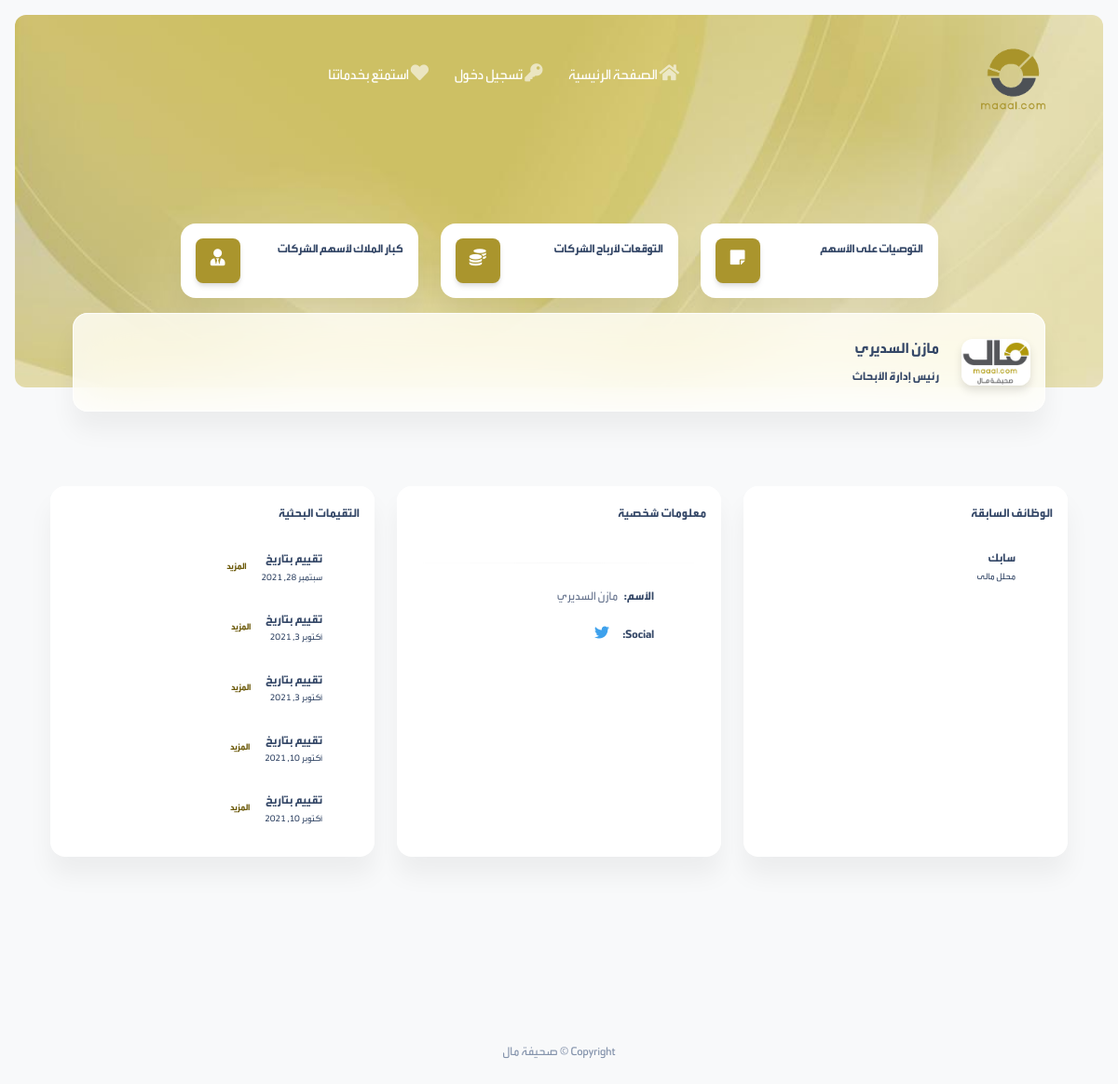
Screenshot of /userInterface/analyst/1 with the database file from the repository.
### office/models.py (models this page shows, shortened)
class FinicialAnalyst(models.Model):
    logo = models.ImageField(null=True, )
    name = models.CharField(max_length=255, null=True, blank=True)
    CurrentJob = models.CharField(max_length=255, null=True, blank=True)
    currentCompany = models.ForeignKey(ResearchCompany, related_name='currentCompany', null=True,
                                       on_delete=models.SET_NULL, blank=True)
    email = models.EmailField(null=True, blank=True)
    phone = models.IntegerField(null=True, blank=True)
    tiwtterAccount = models.CharField(max_length=255, null=True, blank=True)
    EmpEntered = models.ForeignKey(User, on_delete=models.SET_NULL, null=True, blank=True)
    class Meta:
        verbose_name_plural = "Analysts"
        ordering = ["id", ]
        indexes = [
            models.Index(fields=['name', 'phone', 'tiwtterAccount', 'email'])
        ]

class PerviousCompany(models.Model):
    job = models.CharField(max_length=255, null=True, blank=True, )
    analyst = models.ForeignKey(FinicialAnalyst, on_delete=models.CASCADE, blank=True)
    company = models.CharField(max_length=255, null=True, blank=True, )
    class Meta:
        indexes = [
            models.Index(fields=['job', 'analyst', 'company'])
        ]

class Rates(models.Model):
    RECOMDATION_CHOICES = (
        (1, 'زيادة الوزن'),
        (2, 'تخفيض الوزن'),
        (3, 'محايد'),
    )
    CompanyEntered = models.ForeignKey(FinicialCompany, on_delete=models.SET_NULL, related_name='CompanyEntered',
                                       null=True, blank=True)
    ResearchCompany = models.ForeignKey(ResearchCompany, on_delete=models.SET_NULL, related_name='ResearchCompany',
                                        null=True, blank=True)
    AnalayticName = models.ForeignKey(FinicialAnalyst, on_delete=models.SET_NULL, related_name='AnalayticName',
                                      null=True, blank=True)
    Recommendation = models.SmallIntegerField(max_length=255, null=True, blank=True, choices=RECOMDATION_CHOICES)
    FairValue = models.FloatField(null=True, blank=True)
    CurrenncyValue = models.FloatField(null=True, blank=True)
    MarketValue = models.FloatField(null=True, blank=True)
    EmpEntered = models.ForeignKey(User, on_delete=models.SET_NULL, null=True, blank=True)
    RecommendDate = models.DateField(null=True)
    report = models.FileField(upload_to='reportspdf/', null=True)
    is_recommended = models.BooleanField(null=True, blank=True, default=False)
    class Meta:
        indexes = [
            models.Index(fields=['FairValue', 'AnalayticName', 'CompanyEntered'])
        ]

### userInterface/views.py (the view)
# urls.py: path('analyst/<int:pk>', views.user_interface, name='user-interface'),
def user_interface(request, pk):
    context = {
        "analyst": FinicialAnalyst.objects.get(pk=pk),
        "pervcompanies": PerviousCompany.objects.filter(analyst_id=pk),
        "rates": Rates.objects.filter(AnalayticName_id=pk)
    }
    return render(request, 'userInterface/analyst-profile.html', context=context)

### userInterface/templates/userInterface/analyst-profile.html (shortened to what this page needs)
{% extends 'masterpage.html' %}
{% load static %}
{% block body %}
<section class="min-vh-85 mb-8">
    <div class=" page-header align-items-start min-vh-50 pt-5 pb-11 m-3 border-radius-lg" style=" background-image: url('../../../static/images/maalbg.jpeg');">
      <div class="container">
        <div class="row justify-content-center">
          <div class="col-lg-5 text-center mx-auto pt-lg-5">
          </div>
        </div>
      </div>
    </div>
    <div class="container">
      <div class="row  mt-lg-n10 mt-md-n11 mt-n10 justify-content-center">
                   {% include 'partials/menus/_mainMenu.html' %}
      </div>
    <div class="row pt-3">
         <div class="col-lg-12 pt-6">
                <div class="card card-body blur shadow-blur mx-4 mt-n6 overflow-hidden">
        <div class="row gx-4">
          <div class="col-auto">
            <div class="avatar avatar-xl position-relative">
              {% if analyst.logo.url != None %}
                 <img src="{{ analyst.logo.url }}" alt="profile_image" class="w-100 border-radius-lg shadow-sm">
                {% else %}
                   <img src="{% static 'images/logo_analyst.jpeg' %}" alt="profile_image" class="w-100 border-radius-lg shadow-sm">
                {% endif %}
            </div>
          </div>
          <div class="col-auto my-auto">
            <div class="h-100">
              <h5 class="mb-1">
          {{ analyst.name }}
                             </h5>
              <p class="mb-0 font-weight-bold text-sm">
                {{ analyst.CurrentJob }}
              </p>
            </div>
          </div>
        </div>
      </div>
            </div>
    </div>
                    <div class="row pt-3 pt-lg-3 pb-3">
     <div class="col-12 col-xl-4  pt-6">
                      <div class="card h-100">
            <div class="card-header pb-0 p-3">
              <h6 class="mb-0">الوظائف السابقة</h6>
            </div>
            <div class="card-body p-3">
              <ul class="list-group">
                  {% for company in pervcompanies  %}
                <li class="list-group-item border-0 d-flex align-items-center px-0 mb-2">
                  <div class="d-flex align-items-start flex-column justify-content-center">
                    <h6 class="mb-0 text-sm">{{ company.company }} </h6>
                    <p class="mb-0 text-xs">{{ company.job }}</p>
                  </div>
                </li>
               {% endfor %}
              </ul>
            </div>
          </div>
        </div>
        <div class="col-12 col-xl-4 pt-6">
          <div class="card h-100">
            <div class="card-header pb-0 p-3">
              <div class="row">
                <div class="col-md-8 d-flex align-items-center">
                  <h6 class="mb-0">معلومات شخصية</h6>
                </div>
                <div class="col-md-4 text-end">
                </div>
              </div>
            </div>
            <div class="card-body p-3">
              <hr class="horizontal gray-light my-4">
              <ul class="list-group">
                <li class="list-group-item border-0 ps-0 pt-0 text-sm"><strong class="text-dark">الأسم:</strong> &nbsp; {{ analyst.name }}</li>
                <li class="list-group-item border-0 ps-0 pb-0">
                  <strong class="text-dark text-sm">Social:</strong> &nbsp;
                  <a class="btn btn-twitter btn-simple mb-0 ps-1 pe-2 py-0" href="https://twitter.com/{{ analyst.tiwtterAccount }}">
                    <i class="fab fa-twitter fa-lg" aria-hidden="true"></i>
                  </a>
                </li>
              </ul>
            </div>
          </div>
        </div>
        <div class="col-12 col-xl-4  pt-6">
          <div class="card h-100">
            <div class="card-header pb-0 p-3">
              <h6 class="mb-0"> التقيمات البحثية</h6>
            </div>
            <div class="card-body p-3">
              <ul class="list-group">
                  {% for rate in rates  %}
                <li class="list-group-item border-0 d-flex align-items-center px-0 mb-2">
                  <div class="d-flex align-items-start flex-column justify-content-center">
                    <h6 class="mb-0 text-sm">تقييم بتاريخ</h6>
                    <p class="mb-0 text-xs">{{ rate.RecommendDate }}</p>
                  </div>
                  <a class="btn btn-link pe-3 ps-0 mb-0 ms-auto maal-yello" href="{% url 'user-rate' rate.pk %}">المزيد</a>
                </li>
               {% endfor %}
              </ul>
            </div>
          </div>
        </div>
    </div>
    </div>
</section>
{% endblock body %}

### templates/masterpage.html (shortened to what this page needs)
<!DOCTYPE html>
<html lang="ar" dir="rtl">
{% load static %}
<head>
    <link href="{% static 'css/nucleo-icons.css' %}" rel="stylesheet" />
    <link href="{% static 'css/nucleo-svg.css' %}" rel="stylesheet" />
    <link href="{% static 'css/nucleo-svg.css' %}" rel="stylesheet" />
    <link id="pagestyle" href="{% static 'css/soft-ui-dashboard.css' %}" rel="stylesheet" />
    <link rel="stylesheet" href="https://cdnjs.cloudflare.com/ajax/libs/font-awesome/5.15.4/css/all.min.css" />
</head>
<body class="g-sidenav-show  bg-gray-100">
{% include 'masterheader.html' %}
{% block body %}
{% endblock body %}
{% include 'masterfooter.html' %}
</body>
</html>

### templates/masterheader.html (shortened to what this page needs)
{% load static %}
 <nav class="navbar navbar-expand-lg position-absolute top-0 z-index-3 w-100 shadow-none my-3  navbar-transparent mt-4">
    <div class="container">
      <a class="navbar-brand font-weight-bolder ms-lg-0 ms-3 text-white" href="https://www.maaal.com/">
          <img src="{% static 'images/short_logo.png' %}" class="logo_login" />
      </a>
      <div class="collapse navbar-collapse w-100 pt-3 pb-2 py-lg-0" id="navigation">
   <ul class="navbar-nav navbar-nav-hover mx-auto">
                                                           <li class="nav-item">
                                    <a class="nav-link me-2" href="{% url 'user-page' %}">
                                        <i class="fas fa-home opacity-6 text-white me-1" aria-hidden="true"></i>
                                       الصفحة الرئيسية
                                    </a>
                                </li>
                                                                                {% if request.user.first_name %}
                                                                        <li class="nav-item">
                                    <a class="nav-link me-2" href="{% url 'logout' %}">
                                        <i class="fas fa-power-off opacity-6 text-white me-1" aria-hidden="true"></i>
                                        تسجيل خروج
                                    </a>
                                </li>
                                                                        <li class="nav-item">
                                    <a class="nav-link me-2" href="{% url 'profile' %}">
                                        <i class="fa fa-user opacity-6 text-white me-1" aria-hidden="true"></i>
                                        الملف الشخصى
                                    </a>
                                </li>
                                                                        <li class="nav-item">
                                    <a class="nav-link d-flex align-items-center me-2 active" aria-current="page" href="{% url 'home-page' %}">
                                        <i class="fa fa-chart-pie opacity-6 text-white me-1" aria-hidden="true"></i>
                                        لوحة التحكم
                                    </a>
                                </li>
                                        {% else %}
                                                                                    <li class="nav-item">
                                    <a class="nav-link me-2" href="{% url 'login' %}">
                                        <i class="fas fa-key opacity-6 text-white me-1" aria-hidden="true"></i>
                                        تسجيل دخول
                                    </a>
                                </li>
                                                   <li class="nav-item">
                                    <a class="nav-link me-2" href="{% url 'add-client' %}">
                                        <i class="fas fa-heart opacity-6 text-white me-1" aria-hidden="true"></i>
                                       استمتع بخدماتنا
                                    </a>
                                </li>
                                    {% endif %}
                            </ul>
      </div>
    </div>
  </nav>

### templates/partials/menus/_mainMenu.html (shortened to what this page needs)
   <div class="col-lg-3 col-sm-6 mb-lg-0 mb-4">
                    <a href="{% url 'all-user-rate' %}">
                        <div class="card">
                            <div class="card-body p-3">
                                <div class="row">
                                    <div class="col-8">
                                        <div class="numbers">
                                            <p class="text-sm mb-0 text-capitalize font-weight-bold"> التوصيات على
                                                الأسهم</p>
                                        </div>
                                    </div>
                                    <div class="col-4 text-start">
                                        <div class="icon icon-shape bg-maal shadow text-center border-radius-md">
                                            <i class="fas fa-sticky-note text-lg opacity-10" aria-hidden="true"></i>
                                        </div>
                                    </div>
                                </div>
                            </div>
                        </div>
                    </a>
                </div>
                <div class="col-lg-3 col-sm-6 mb-lg-0 mb-4">
                    <a href="{% url 'all-user-expect' %}">
                        <div class="card">
                            <div class="card-body p-3">
                                <div class="row">
                                    <div class="col-8">
                                        <div class="numbers">
                                            <p class="text-sm mb-0 text-capitalize font-weight-bold">التوقعات لأرباح
                                                الشركات</p>
                                        </div>
                                    </div>
                                    <div class="col-4 text-start">
                                        <div class="icon icon-shape bg-maal shadow text-center border-radius-md">
                                            <i class="fas fa-coins text-lg opacity-10" aria-hidden="true"></i>
                                        </div>
                                    </div>
                                </div>
                            </div>
                        </div>
                    </a>
                </div>
                <div class="col-lg-3 col-sm-6 mb-lg-0 mb-4">
                    <a href="{% url 'all-user-owners' %}">
                        <div class="card">
                            <div class="card-body p-3">
                                <div class="row">
                                    <div class="col-8">
                                        <div class="numbers">
                                            <p class="text-sm mb-0 text-capitalize font-weight-bold">  كبار الملاك لأسهم الشركات
                                                </p>
                                        </div>
                                    </div>
                                    <div class="col-4 text-start">
                                        <div class="icon icon-shape bg-maal shadow text-center border-radius-md">
                                            <i class="fas fa-user-tie text-lg opacity-10" aria-hidden="true"></i>
                                        </div>
                                    </div>
                                </div>
                            </div>
                        </div>
                    </a>
                </div>

### templates/masterfooter.html
<footer class="footer py-5">
    <div class="container">
      <div class="row">
        <div class="col-8 mx-auto text-center mt-1">
          <p class="mb-0 text-secondary">
            Copyright © صحيفة مال
          </p>
        </div>
      </div>
    </div>
  </footer>

### static/css/nucleo-svg.css (style rules this page uses)
.icon { display: inline-block; color: #111111; height: 1em; width: 1em; }
.icon { fill: currentColor; stroke: none; }

### rows the page displays
FinicialAnalyst: logo (picture), name "مازن السديري", CurrentJob "رئيس إدارة الأبحاث"
PerviousCompany: company "سابك", job "محلل مالى"
Rates: RecommendDate "سبتمبر 28, 2021"
Rates: RecommendDate "أكتوبر 3, 2021"
Rates: RecommendDate "أكتوبر 3, 2021"
Rates: RecommendDate "أكتوبر 10, 2021"
Rates: RecommendDate "أكتوبر 10, 2021"
